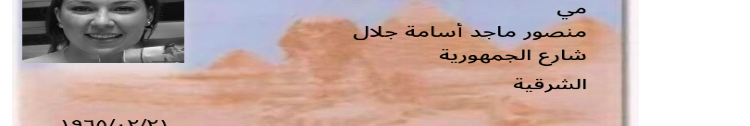
#> input picture debug_rois/address_raw.png, 750 x 126 px, given in place of ID0.png, which was not available
$ python visual_debug.py
#> lines starting #> are read from the running program, lines starting #| are printed output that depends on the picture; after the words box and inside, x2 and y2 are one past the last pixel; in counts of white or black regions, pixels touching at a corner belong together; pictures that were not available may be replaced by others from this repository, and a replacement may not be noted
### src/egyptian_national_id_ocr/detection/card_detector.py
import cv2
import numpy as np
import logging
from typing import Optional, Tuple
from ..core.exceptions import CardNotFoundError
from .perspective import four_point_transform

logger = logging.getLogger(__name__)

class CardDetector:
    def __init__(self, target_width: int = 1000, target_height: int = 630):
        self.target_width = target_width
        self.target_height = target_height
        self.aspect_ratio = target_width / target_height

    def detect(self, image: np.ndarray) -> np.ndarray:
        """
        Detects the card boundary in the image and returns the warped top-down view.
        """
        try:
            corners = self.find_card_corners(image)
            if corners is None:
                logger.warning("Card boundary not found, assuming image is already cropped.")
                return self._finalize_image(image)

            warped = four_point_transform(image, corners, self.target_width, self.target_height)

            # 3. Crop White Borders (Aggressive)
            gray_warped = cv2.cvtColor(warped, cv2.COLOR_BGR2GRAY)
            _, thresh = cv2.threshold(gray_warped, 250, 255, cv2.THRESH_BINARY_INV)
            coords = cv2.findNonZero(thresh)
            if coords is not None:
                x, y, w, h = cv2.boundingRect(coords)
                if w > 0.5 * self.target_width and h > 0.5 * self.target_height:
                    warped = warped[y:y+h, x:x+w]

            return self._finalize_image(warped)
        except Exception as e:
            logger.error(f"Detection failed: {e}. Returning original.")
            return self._finalize_image(image)

    def _finalize_image(self, image: np.ndarray) -> np.ndarray:
        """Resizes and rotates to standard landscape orientation."""
        res = cv2.resize(image, (self.target_width, self.target_height))
        h, w = res.shape[:2]
        if h > w:
            res = cv2.rotate(res, cv2.ROTATE_90_CLOCKWISE)
        return res

    def find_card_corners(self, image: np.ndarray) -> Optional[np.ndarray]:
        """
        Robustly finds 4 corners using thresholding and morphological operations.
        """
        gray = cv2.cvtColor(image, cv2.COLOR_BGR2GRAY)
        blurred = cv2.GaussianBlur(gray, (5, 5), 0)

        # 1. Try Adaptive Thresholding to find the card body
        thresh = cv2.adaptiveThreshold(blurred, 255, cv2.ADAPTIVE_THRESH_GAUSSIAN_C,
                                     cv2.THRESH_BINARY_INV, 11, 2)

        # Close gaps in the card body
        kernel = cv2.getStructuringElement(cv2.MORPH_RECT, (15, 15))
        closed = cv2.morphologyEx(thresh, cv2.MORPH_CLOSE, kernel)

        # 2. Find Contours
        contours, _ = cv2.findContours(closed, cv2.RETR_EXTERNAL, cv2.CHAIN_APPROX_SIMPLE)
        contours = sorted(contours, key=cv2.contourArea, reverse=True)[:5]

        for contour in contours:
            peri = cv2.arcLength(contour, True)
            approx = cv2.approxPolyDP(contour, 0.02 * peri, True)

            if len(approx) == 4:
                area = cv2.contourArea(approx)
                img_area = image.shape[0] * image.shape[1]

                # Check for card aspect ratio (around 1.58)
                (x, y, w, h) = cv2.boundingRect(approx)
                ar = w / float(h) if h > 0 else 0

                if area > img_area * 0.1 and (1.0 < ar < 2.5):
                    return approx.reshape(4, 2)

        # 3. Fallback: Standard Canny if thresholding was too noisy
        edged = cv2.Canny(blurred, 50, 200)
        contours, _ = cv2.findContours(edged, cv2.RETR_EXTERNAL, cv2.CHAIN_APPROX_SIMPLE)
        contours = sorted(contours, key=cv2.contourArea, reverse=True)[:5]

        for contour in contours:
            peri = cv2.arcLength(contour, True)
            approx = cv2.approxPolyDP(contour, 0.02 * peri, True)

            if len(approx) == 4:
                area = cv2.contourArea(approx)
                img_area = image.shape[0] * image.shape[1]
                if area > img_area * 0.2: # Must be at least 20% of image
                    return approx.reshape(4, 2)

        return None

### src/egyptian_national_id_ocr/segmentation/base.py
from typing import Dict, Tuple
import numpy as np

class RegionSegmenter:
    def __init__(self, target_width: int = 1000, target_height: int = 630):
        self.target_width = target_width
        self.target_height = target_height

    def extract_rois(self, image: np.ndarray, config: Dict[str, Tuple[float, float, float, float]]) -> Dict[str, np.ndarray]:
        """
        Extracts regions of interest based on a configuration of percentages.
        Args:
            image: Normalized card image (likely 1000x630)
            config: Dict mapping field names to (x%, y%, w%, h%)
        Returns:
            Dict mapping field names to cropped images
        """
        rois = {}
        h, w = image.shape[:2]

        for field, (px, py, pw, ph) in config.items():
            x = int(px * w / 100)
            y = int(py * h / 100)
            rw = int(pw * w / 100)
            rh = int(ph * h / 100)

            # Clamp to image boundaries
            y2 = min(y + rh, h)
            x2 = min(x + rw, w)
            y1 = max(y, 0)
            x1 = max(x, 0)

            rois[field] = image[y1:y2, x1:x2]

        return rois

### src/egyptian_national_id_ocr/ocr/base.py
from abc import ABC, abstractmethod
import numpy as np
import cv2

class OCREngine(ABC):
    # [12 lines left out: functions extract_text, read_layout, not called in this run]

class OCRPreprocessor:
    @staticmethod
    def preprocess(image: np.ndarray, mode: str = "neural") -> np.ndarray:
        """
        Enhances image for better OCR results.
        Args:
            image: ROI crop
            mode: 'neural' (EasyOCR) or 'binarized' (Tesseract)
        Returns:
            Preprocessed image
        """
        if image is None or image.size == 0:
            return image

        if len(image.shape) == 3:
            gray = cv2.cvtColor(image, cv2.COLOR_BGR2GRAY)
        else:
            gray = image

        # 1. CLAHE (Contrast Limited Adaptive Histogram Equalization)
        # This is CRITICAL for seeing through holograms
        clahe = cv2.createCLAHE(clipLimit=2.0, tileGridSize=(8, 8))
        enhanced = clahe.apply(gray)

        # 2. Adaptive Upscaling (Min height 64px for neural OCR)
        h, w = enhanced.shape
        scale_factor = 1.0
        if h < 64:
            scale_factor = 64.0 / h

        # If we are upscaling, add logical padding to prevent edge-cutting
        pad = int(h * 0.1) # 10% padding
        padded = cv2.copyMakeBorder(enhanced, pad, pad, pad, pad, cv2.BORDER_REPLICATE)

        target_w = int(padded.shape[1] * scale_factor)
        target_h = int(padded.shape[0] * scale_factor)
        upscaled = cv2.resize(padded, (target_w, target_h), interpolation=cv2.INTER_CUBIC)

        if mode == "binarized":
            # Adaptive Thresholding for Tesseract
            # Add back sharpening only for binarized mode if needed
            gaussian_blur = cv2.GaussianBlur(upscaled, (0, 0), 3)
            sharpened = cv2.addWeighted(upscaled, 1.5, gaussian_blur, -0.5, 0)
            thresh = cv2.adaptiveThreshold(sharpened, 255, cv2.ADAPTIVE_THRESH_GAUSSIAN_C,
                                         cv2.THRESH_BINARY, 11, 2)
            return thresh

        # For EasyOCR (Neural), raw grayscale-enhanced is usually better
        return upscaled

### src/egyptian_national_id_ocr/segmentation/front_segmenter.py
from .base import RegionSegmenter
import numpy as np
from typing import Dict

class FrontSegmenter(RegionSegmenter):
    # Mapping: field -> (x%, y%, w%, h%)
    FRONT_CONFIG = {
        "first_name": (40.0, 15.0, 55.0, 12.0),
        "full_name": (25.0, 27.0, 70.0, 12.0),
        "address": (20.0, 40.0, 75.0, 20.0),
        "national_id": (25.0, 72.0, 70.0, 15.0),
        "date_of_birth": (5.0, 65.0, 30.0, 12.0),
        "card_serial_number": (3.0, 85.0, 25.0, 10.0),
    }

    def segment(self, image: np.ndarray) -> Dict[str, np.ndarray]:
        """Segments the front of the ID card into ROIs."""
        return self.extract_rois(image, self.FRONT_CONFIG)

### tests/visual_debug.py
import cv2
import os
import numpy as np
from egyptian_national_id_ocr.ocr.base import OCRPreprocessor
from egyptian_national_id_ocr.segmentation.front_segmenter import FrontSegmenter
from egyptian_national_id_ocr.detection.card_detector import CardDetector

def debug_preprocess(img_path):
#> called with img_path = 'assets/dataset/ID0.png'
    img = cv2.imread(img_path)
#> img is the input picture: shape (126, 750, 3); mean B, G, R 168.7, 174.9, 198.9
    if img is None:
        print("Failed to load image")
        return

    detector = CardDetector()
    rectified = detector.detect(img)
#> in find_card_corners, `thresh = cv2.adaptiveThreshold(blurred, 255, cv2.ADAPTIVE_THRESH_GAUSS..`:
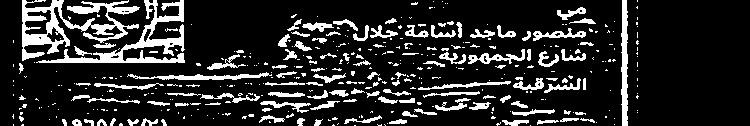
#> thresh: shape (126, 750); 16.1% white; 399 white regions (282 under 20 px), largest, box (x1, y1, x2, y2) and area: (22, 0, 140, 61) 2488, (36, 0, 185, 63) 1989, (621, 0, 628, 126) 708
#> in find_card_corners, `closed = cv2.morphologyEx(thresh, cv2.MORPH_CLOSE, kernel)`:
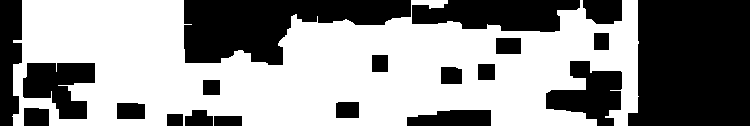
#> closed: shape (126, 750); 57% white; 20 black regions
#> in find_card_corners, `contours, _ = cv2.findContours(closed, cv2.RETR_EXTERNAL, cv2.CHAIN_AP..`: contours = 1 contour; box (x1, y1, x2, y2) and area: (12, 0, 639, 126) 57955
#> the loop in find_card_corners, `for contour in contours:` made 1 pass
#> peri on pass 1: 2361.5
#> in find_card_corners, `edged = cv2.Canny(blurred, 50, 200)`:
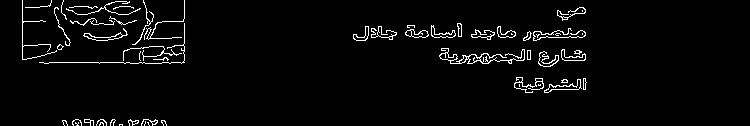
#> edged: shape (126, 750); 3.3% white in thin lines or dots, all inside (x1, y1, x2, y2) = (22, 0, 587, 126)
#> in find_card_corners, `contours, _ = cv2.findContours(edged, cv2.RETR_EXTERNAL, cv2.CHAIN_APP..`: contours = 57 contours, 37 with area under 20; largest, box (x1, y1, x2, y2) and area: (439, 48, 525, 64) 236, (544, 79, 582, 93) 154, (83, 28, 128, 41) 126, (405, 29, 429, 38) 117, (561, 49, 586, 61) 110
#> in find_card_corners, `contours = sorted(contours, key=cv2.contourArea, reverse=True)[:5]`: contours = 5 contours; box (x1, y1, x2, y2) and area: (439, 48, 525, 64) 236, (544, 79, 582, 93) 154, (83, 28, 128, 41) 126, (405, 29, 429, 38) 117, (561, 49, 586, 61) 110
#> the loop in find_card_corners, `for contour in contours:` made 5 passes
#> peri on passes 1 to 5: 464.6, 103.1, 113.8, 62.28, 74.97
#> in _finalize_image, `res = cv2.resize(image, (self.target_width, self.target_height))`:
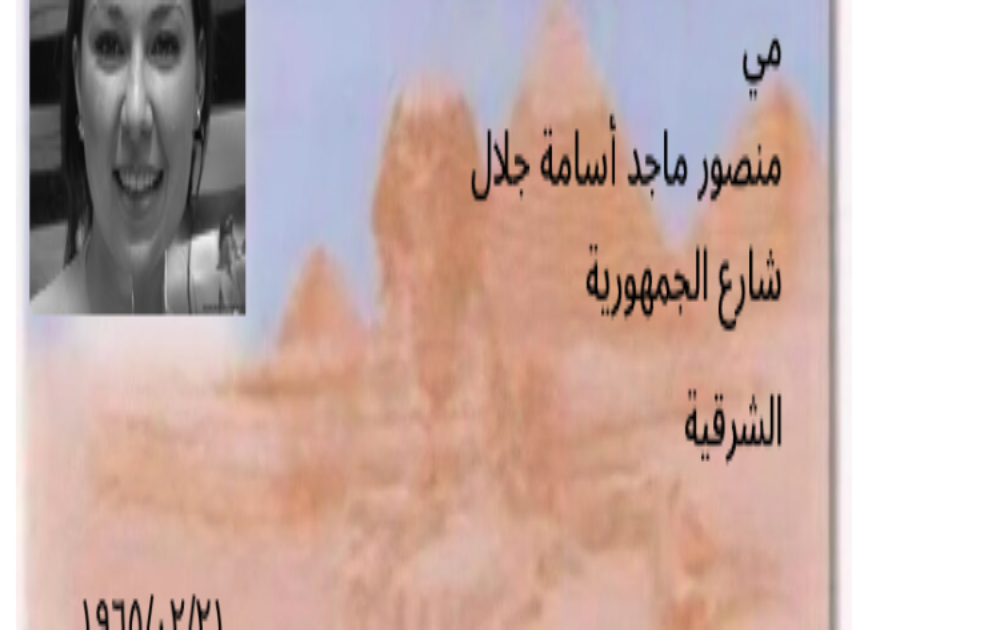
#> res: shape (630, 1000, 3); mean B, G, R 168.7, 174.8, 198.8
    cv2.imwrite("debug_rectified.png", rectified)

    segmenter = FrontSegmenter()
    rois = segmenter.segment(rectified)
#> the loop in extract_rois, `for field, (px, py, pw, ph) in config.items():` made 6 passes
#> (field, px, py, pw, ph, x, y, rw) on passes 1 to 6: ('first_name', 40, 15, 55, 12, 400, 94, 550), ('full_name', 25, 27, 70, 12, 250, 170, 700), ('address', 20, 40, 75, 20, 200, 252, 750), ('national_id', 25, 72, 70, 15, 250, 453, 700), ('date_of_birth', 5, 65, 30, 12, 50, 409, 300), ('card_serial_number', 3, 85, 25, 10, 30, 535, 250)
#> after the loop in extract_rois, `for field, (px, py, pw, ph) in config.items():`: rois = 6 items
#> rois = 6 items

    preprocessor = OCRPreprocessor()

    os.makedirs("debug_rois", exist_ok=True)

    for field, roi in rois.items():
        cv2.imwrite(f"debug_rois/{field}_raw.png", roi)
        processed = preprocessor.preprocess(roi, mode="neural")
        cv2.imwrite(f"debug_rois/{field}_processed.png", processed)
        print(f"Saved {field} (raw: {roi.shape}, processed: {processed.shape})")
#> this loop made 6 passes
#> (field, h in preprocess, w in preprocess, scale_factor in preprocess, pad in preprocess, target_w in preprocess, target_h in preprocess) on passes 1 to 6: ('first_name', 75, 550, 1, 7, 564, 89), ('full_name', 75, 700, 1, 7, 714, 89), ('address', 126, 750, 1, 12, 774, 150), ('national_id', 94, 700, 1, 9, 718, 112), ('date_of_birth', 75, 300, 1, 7, 314, 89), ('card_serial_number', 63, 250, 1.02, 6, 266, 76)
#| Saved first_name (raw: (75, 550, 3), processed: (89, 564))
#| Saved full_name (raw: (75, 700, 3), processed: (89, 714))
#| Saved address (raw: (126, 750, 3), processed: (150, 774))
#| Saved national_id (raw: (94, 700, 3), processed: (112, 718))
#| Saved date_of_birth (raw: (75, 300, 3), processed: (89, 314))
#| Saved card_serial_number (raw: (63, 250, 3), processed: (76, 266))
#> pass 1, in debug_preprocess, `cv2.imwrite(f"debug_rois/{field}_raw.png", roi)`:
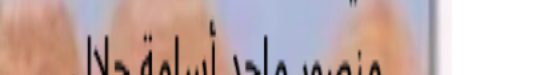
#> saved as first_name_raw.png: shape (75, 550, 3); mean B, G, R 172.6, 176.1, 198.3
#> pass 1, in preprocess, `enhanced = clahe.apply(gray)`:
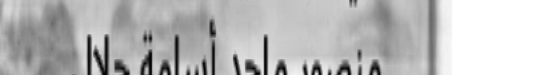
#> enhanced: shape (75, 550); min 1, max 255, mean 186.4
#> pass 1, in preprocess, `padded = cv2.copyMakeBorder(enhanced, pad, pad, pad, pad, cv2.BORDER_R..`:
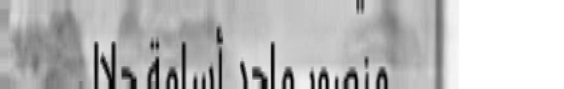
#> padded: shape (89, 564); min 1, max 255, mean 186.8

if __name__ == "__main__":
    debug_preprocess("assets/dataset/ID0.png")
